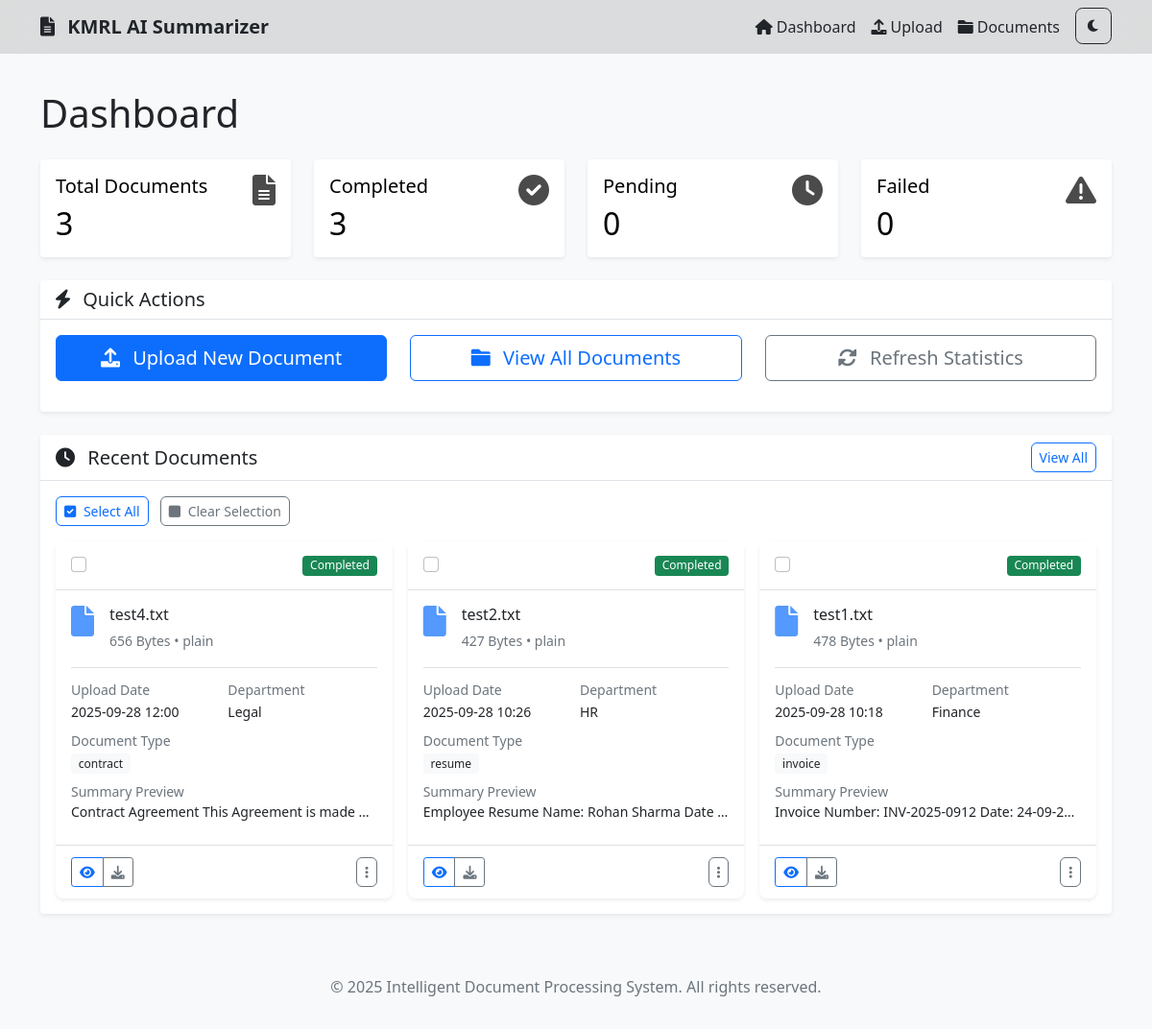
The page / on the database its author committed.
### app.py (models this page shows)
class Document(db.Model):
    id = db.Column(db.Integer, primary_key=True)
    filename = db.Column(db.String(255), nullable=False)
    original_filename = db.Column(db.String(255), nullable=False)
    file_type = db.Column(db.String(50))
    file_size = db.Column(db.Integer)
    upload_date = db.Column(db.DateTime, default=datetime.utcnow)
    status = db.Column(db.String(50), default='uploaded')
    extracted_text = db.Column(db.Text)
    summary = db.Column(db.Text)
    document_type = db.Column(db.String(100))
    confidence_score = db.Column(db.Float)
    department = db.Column(db.String(100))
    def to_dict(self):
        return {
            'id': self.id,
            'filename': self.original_filename,
            'original_filename': self.original_filename,
            'file_type': self.file_type,
            'file_size': self.file_size,
            'upload_date': self.upload_date.isoformat() if self.upload_date else None,
            'status': self.status,
            'extracted_text': self.extracted_text,
            'summary': self.summary,
            'document_type': self.document_type,
            'confidence_score': self.confidence_score,
            'department': self.department
        }

### app.py (the view)
@app.route('/')
def index():
    total_docs = Document.query.count()
    processed_docs = Document.query.filter_by(status='processed').count()
    recent_docs = Document.query.order_by(Document.upload_date.desc()).limit(5).all()
    doc_types = db.session.query(
        Document.document_type,
        db.func.count(Document.id)
    ).filter(Document.document_type.isnot(None)).group_by(Document.document_type).all()
    departments = db.session.query(
        Document.department,
        db.func.count(Document.id)
    ).group_by(Document.department).all()
    recent_documents_list = []
    for doc in recent_docs:
        doc_dict = doc.to_dict()
        if doc_dict['status'] == 'processed':
            doc_dict['status'] = 'completed'
        elif doc_dict['status'] == 'uploaded':
            doc_dict['status'] = 'pending'
        if doc.upload_date:
            doc_dict['upload_date'] = doc.upload_date
        recent_documents_list.append(doc_dict)
    stats = {
        'total_documents': total_docs,
        'processed_documents': processed_docs,
        'pending_documents': total_docs - processed_docs,
        'recent_documents': recent_documents_list,
        'document_types': dict(doc_types),
        'departments': dict(departments)
    }
    return render_template('index.html', stats=stats)

### frontend/templates/index.html (shortened to what this page needs)
{% extends "base.html" %}
{% block content %}
<div class="row">
    <div class="col-12">
        <h1 class="mb-4">
            Dashboard
        </h1>
    </div>
</div>
<div class="row mb-4">
    <div class="col-md-3">
        <div class="card text-black">
            <div class="card-body">
                <div class="d-flex justify-content-between">
                    <div>
                        <h5 class="card-title">Total Documents</h5>
                        <h2 class="mb-0">{{ stats.total_documents }}</h2>
                    </div>
                    <div>
                        <i class="fas fa-file-alt fa-2x"></i>
                    </div>
                </div>
            </div>
        </div>
    </div>
    <div class="col-md-3">
        <div class="card text-black">
            <div class="card-body">
                <div class="d-flex justify-content-between">
                    <div>
                        <h5 class="card-title">Completed</h5>
                        <h2 class="mb-0">{{ stats.processed_documents }}</h2>
                    </div>
                    <div>
                        <i class="fas fa-check-circle fa-2x"></i>
                    </div>
                </div>
            </div>
        </div>
    </div>
    <div class="col-md-3">
        <div class="card text-black">
            <div class="card-body">
                <div class="d-flex justify-content-between">
                    <div>
                        <h5 class="card-title">Pending</h5>
                        <h2 class="mb-0">{{ stats.pending_documents }}</h2>
                    </div>
                    <div>
                        <i class="fas fa-clock fa-2x"></i>
                    </div>
                </div>
            </div>
        </div>
    </div>
    <div class="col-md-3">
        <div class="card text-black">
            <div class="card-body">
                <div class="d-flex justify-content-between">
                    <div>
                        <h5 class="card-title">Failed</h5>
                        <h2 class="mb-0">0</h2>
                    </div>
                    <div>
                        <i class="fas fa-exclamation-triangle fa-2x"></i>
                    </div>
                </div>
            </div>
        </div>
    </div>
</div>
<div class="row mb-4">
    <div class="col-12">
        <div class="card">
            <div class="card-header">
                <h5 class="mb-0">
                    <i class="fas fa-bolt me-2"></i>
                    Quick Actions
                </h5>
            </div>
            <div class="card-body">
                <div class="row">
                    <div class="col-md-4">
                        <a href="{{ url_for('upload') }}" class="btn btn-primary btn-lg w-100 mb-3">
                            <i class="fas fa-upload me-2"></i>
                            Upload New Document
                        </a>
                    </div>
                    <div class="col-md-4">
                        <a href="{{ url_for('documents') }}" class="btn btn-outline-primary btn-lg w-100 mb-3">
                            <i class="fas fa-folder me-2"></i>
                            View All Documents
                        </a>
                    </div>
                    <div class="col-md-4">
                        <button class="btn btn-outline-secondary btn-lg w-100 mb-3" onclick="refreshStatistics()">
                            <i class="fas fa-sync-alt me-2"></i>
                            Refresh Statistics
                        </button>
                    </div>
                </div>
            </div>
        </div>
    </div>
</div>
<div class="row">
    <div class="col-12">
        <div class="card">
            <div class="card-header d-flex justify-content-between align-items-center">
                <h5 class="mb-0">
                    <i class="fas fa-clock me-2"></i>
                    Recent Documents
                </h5>
                <a href="{{ url_for('documents') }}" class="btn btn-sm btn-outline-primary">
                    View All
                </a>
            </div>
            <div class="card-body">
                {% if stats.recent_documents %}
                    <div class="d-flex justify-content-between align-items-center mb-3">
                        <div>
                            <button class="btn btn-sm btn-outline-primary" onclick="selectAllRecentDocs()">
                                <i class="fas fa-check-square me-1"></i>
                                Select All
                            </button>
                            <button class="btn btn-sm btn-outline-secondary ms-2" onclick="clearRecentSelection()">
                                <i class="fas fa-square me-1"></i>
                                Clear Selection
                            </button>
                        </div>
                    </div>
                    <div class="row g-3">
                        {% for doc in stats.recent_documents %}
                        <div class="col-md-6 col-lg-4">
                            <div class="card document-card h-100" data-doc-id="{{ doc.id }}">
                                <div class="card-header d-flex justify-content-between align-items-center">
                                    <div class="form-check">
                                        <input class="form-check-input recent-document-checkbox"
                                               type="checkbox"
                                               value="{{ doc.id }}"
                                               onchange="toggleRecentDocumentSelection(this.value)">
                                    </div>
                                    {% if doc.status == 'completed' %}
                                        <span class="badge bg-success">Completed</span>
                                    {% elif doc.status == 'processing' %}
                                        <span class="badge bg-info">Processing</span>
                                    {% elif doc.status == 'uploaded' %}
                                        <span class="badge bg-warning">Uploaded</span>
                                    {% elif doc.status == 'failed' %}
                                        <span class="badge bg-danger">Failed</span>
                                    {% else %}
                                        <span class="badge bg-secondary">{{ doc.status }}</span>
                                    {% endif %}
                                </div>
                                <div class="card-body">
                                    <div class="d-flex align-items-start mb-3">
                                        <div class="flex-shrink-0">
                                            <i class="fas fa-file fa-2x text-primary"></i>
                                        </div>
                                        <div class="flex-grow-1 ms-3">
                                            <h6 class="card-title mb-1" title="{{ doc.original_filename }}">
                                                {{ doc.original_filename[:30] }}{% if doc.original_filename|length > 30 %}...{% endif %}
                                            </h6>
                                            <small class="text-muted">
                                                {% if doc.file_size %}
                                                    {% set size = doc.file_size %}
                                                    {% if size < 1024 %}
                                                        {{ size }} Bytes
                                                    {% elif size < 1048576 %}
                                                        {{ "%.1f"|format(size/1024) }} KB
                                                    {% elif size < 1073741824 %}
                                                        {{ "%.1f"|format(size/1048576) }} MB
                                                    {% else %}
                                                        {{ "%.1f"|format(size/1073741824) }} GB
                                                    {% endif %}
                                                {% else %}
                                                    Unknown size
                                                {% endif %} •
                                                {{ doc.file_type.split('/')[-1] if doc.file_type else 'unknown' }}
                                            </small>
                                        </div>
                                    </div>
                                    <div class="document-info">
                                        <div class="row g-2 mb-2">
                                            <div class="col-6">
                                                <small class="text-muted d-block">Upload Date</small>
                                                <small>{{ doc.upload_date.strftime('%Y-%m-%d %H:%M') if doc.upload_date else 'Unknown' }}</small>
                                            </div>
                                            <div class="col-6">
                                                <small class="text-muted d-block">Department</small>
                                                <small>{{ doc.department or 'Unassigned' }}</small>
                                            </div>
                                        </div>
                                        {% if doc.document_type %}
                                            <div class="mb-2">
                                                <small class="text-muted d-block">Document Type</small>
                                                <span class="badge bg-light text-dark">{{ doc.document_type }}</span>
                                            </div>
                                        {% endif %}
                                        {% if doc.summary %}
                                            <div class="mb-2">
                                                <small class="text-muted d-block">Summary Preview</small>
                                                <p class="small text-truncate mb-0" title="{{ doc.summary }}">
                                                    {{ doc.summary[:100] }}{% if doc.summary|length > 100 %}...{% endif %}
                                                </p>
                                            </div>
                                        {% endif %}
                                    </div>
                                </div>
                                <div class="card-footer bg-transparent">
                                    <div class="d-flex justify-content-between align-items-center">
                                        <div class="btn-group btn-group-sm" role="group">
                                            <a href="{{ url_for('document_detail', doc_id=doc.id) }}" class="btn btn-outline-primary">
                                                <i class="fas fa-eye"></i>
                                            </a>
                                            <button class="btn btn-outline-secondary" onclick="downloadDocument('{{ doc.id }}')">
                                                <i class="fas fa-download"></i>
                                            </button>
                                        </div>
                                        <div class="dropdown">
                                            <button class="btn btn-sm btn-outline-secondary"
                                                    type="button"
                                                    data-bs-toggle="dropdown">
                                                <i class="fas fa-ellipsis-v"></i>
                                            </button>
                                        </div>
                                    </div>
                                </div>
                            </div>
                        </div>
                        {% endfor %}
                    </div>
                {% endif %}
            </div>
        </div>
    </div>
</div>
{% endblock %}

### rows shown on the page
Document: original_filename "test4.txt", file_size "656", file_type "plain", upload_date "2025-09-28 12:00", department "Legal", document_type "contract", summary "Contract Agreement This Agreement is made…"
Document: original_filename "test2.txt", file_size "427", file_type "plain", upload_date "2025-09-28 10:26", department "HR", document_type "resume", summary "Employee Resume Name: Rohan Sharma Date…"
Document: original_filename "test1.txt", file_size "478", file_type "plain", upload_date "2025-09-28 10:18", department "Finance", document_type "invoice", summary "Invoice Number: INV-2025-0912 Date: 24-09-2…"

### other values the page prints
{{ stats.total_documents }} "3"
{{ stats.processed_documents }} "3"
{{ stats.pending_documents }} "0"
